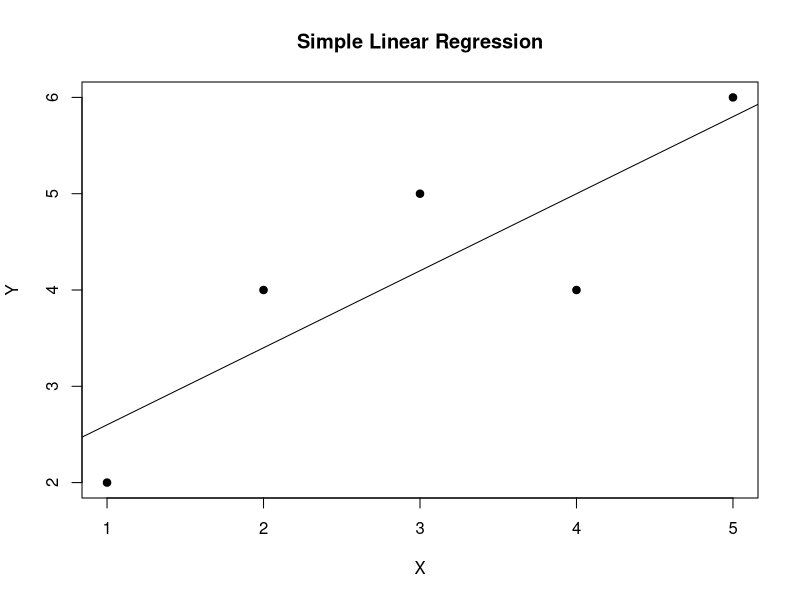

Here is the R script that generated this plot:
# Create data
x <- c(1, 2, 3, 4, 5)
y <- c(2, 4, 5, 4, 6)

# Create a linear regression model
model <- lm(y ~ x)

# Display the model result
summary(model)

# Predict values
predicted <- predict(model)

# Display predicted values
print(predicted)

# Plot the data and regression line
plot(x, y,
     main = "Simple Linear Regression",
     xlab = "X",
     ylab = "Y",
     pch = 19)

abline(model)
